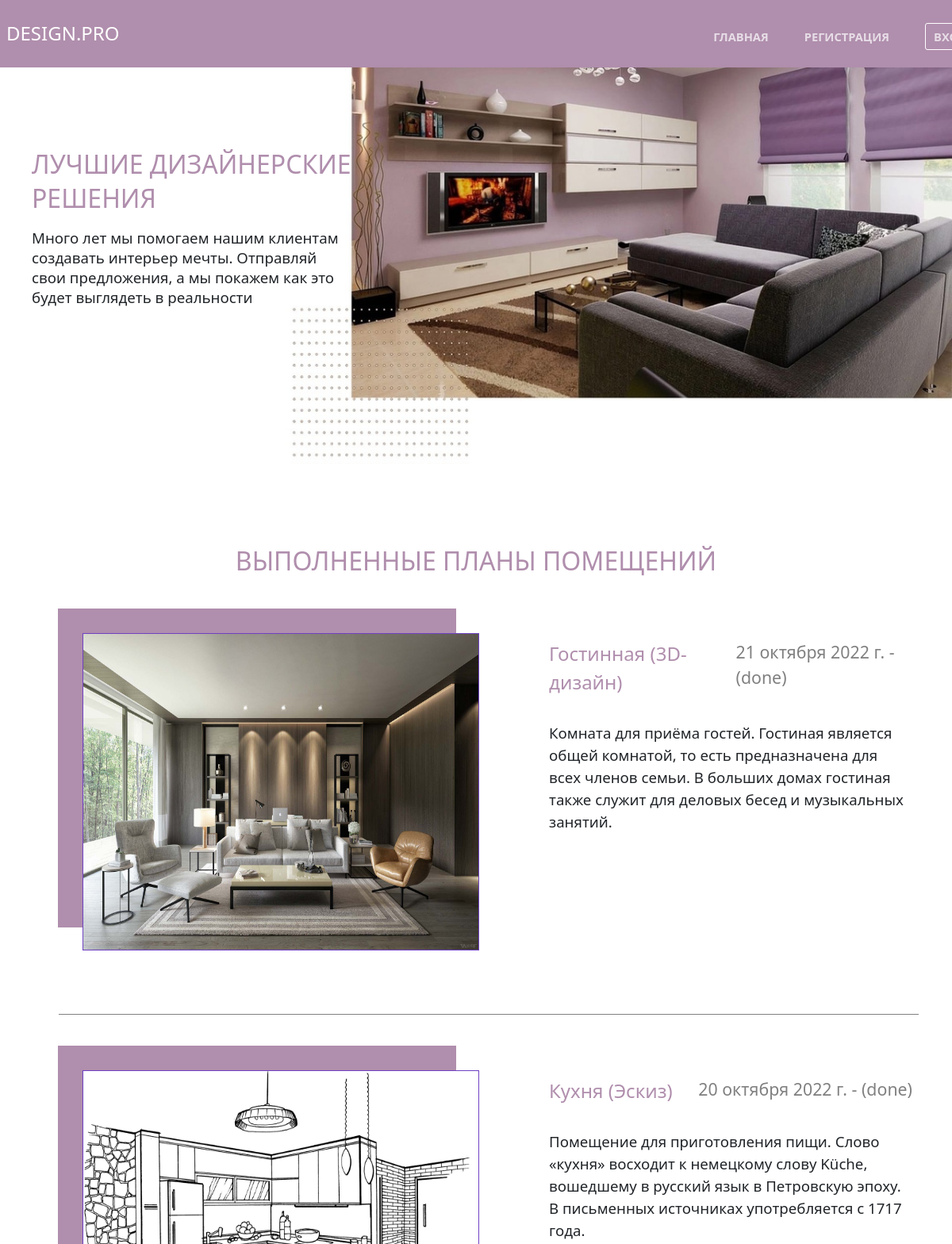
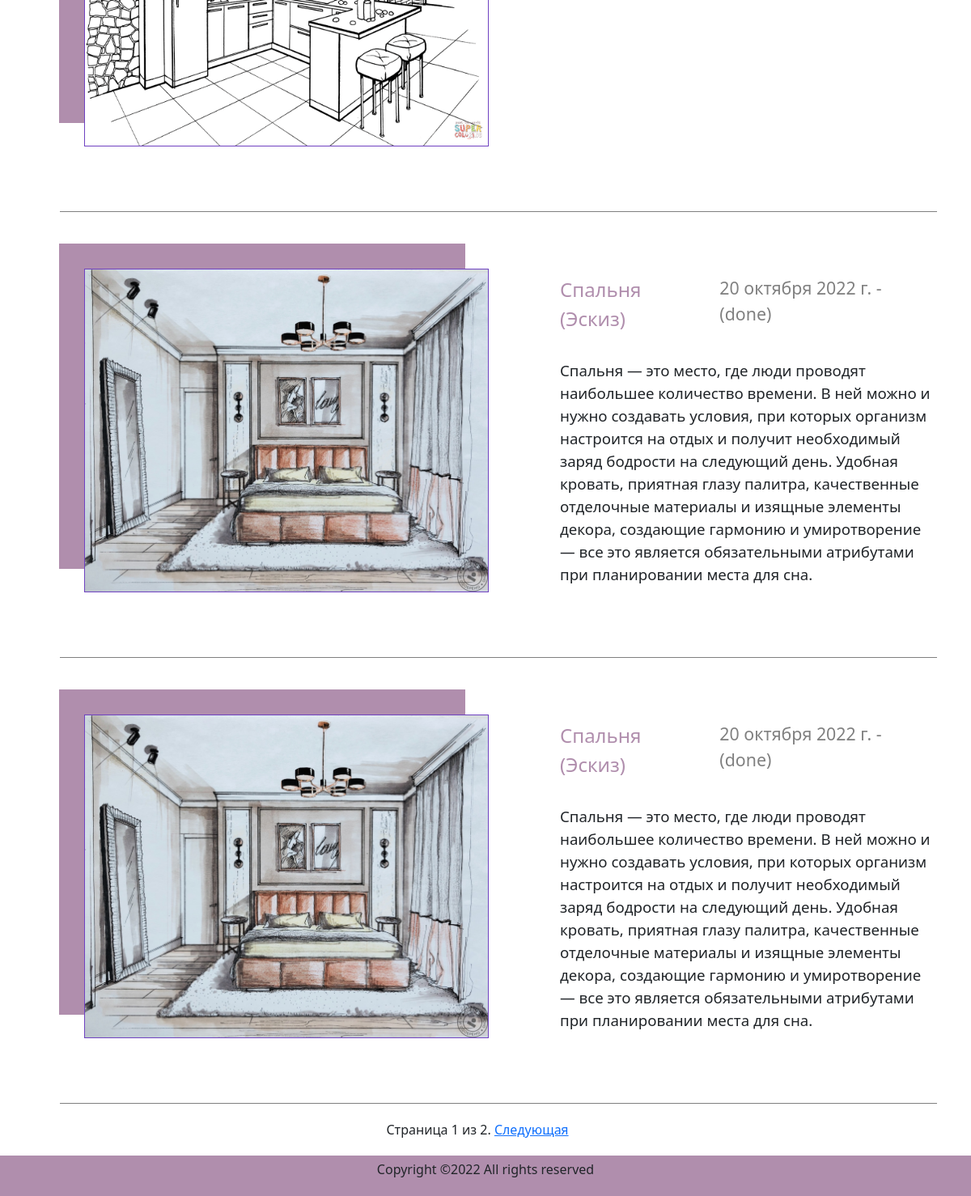
Page /catalog/ on the committed database (2 pictures, top to bottom).
### catalog/models.py (models this page shows, shortened)
class Application(models.Model):
    name = models.CharField(max_length=200, verbose_name='Название', blank=False)
    username = models.ForeignKey('User', on_delete=models.SET_NULL, null=True)
    description = models.TextField(max_length=1000, help_text='Напишите описание ', blank=False)
    categories = models.ForeignKey('Categorise', verbose_name='Категория', on_delete=models.CASCADE)
    image = models.ImageField(max_length=254, upload_to=get_name_file,
                              null=True, blank=False,
                              validators=[FileExtensionValidator(allowed_extensions=['jpg', 'jpeg', 'png', 'bmp'])])
    status = models.CharField(max_length=200, verbose_name='Статус',
                              choices=(('new', 'Новая'), ('in work', 'Принято в работу'), ('done', 'Выполнено')),
                              default='new')
    date = models.DateField(verbose_name='Дата добавления', auto_now_add=True)
    img = models.ImageField(max_length=254, upload_to=get_name_file, null=True, blank=True,
                            validators=[FileExtensionValidator(allowed_extensions=['jpg', 'jpeg', 'png', 'bmp'])])
    comment = models.TextField(max_length=1000, help_text="Комментарий", blank=True)

class Categorise(models.Model):
    name = models.CharField(max_length=200, help_text="Напишите категорию", blank=False)
    def __str__(self):
        return self.name

### catalog/views.py (the view)
# urls.py: path('', ApplicationAllListView.as_view(), name='index'),
class ApplicationAllListView(generic.ListView):
    model = Application
    template_name = 'index.html'
    paginate_by = 4
    def get_queryset(self):
        return Application.objects.filter(status='done').order_by('-date')

### templates/index.html
{% extends "base_generic.html" %}
{% block content %}
 <div><P class="zgl">Выполненные планы помещений</P></div>
  {% if application_list %}
  <ul>
   {% for application in application_list %}
                     <div class=" box-shadow content-window">
                          <div class="d-flex ">
                                <div>
                                     <img src="{{application.image.url}}">
                                </div>
                                <div>
                                    <div class="d-flex justify-content-between">
                                         <p class="p-2"> {{application.name}} ({{application.categories}})</p>
                                        <p class="p-2"> {{application.date}} - ({{application.status}})</p>
                                    </div>
                                    <p class="p-2"> {{application.description}}</p>
                                </div>
                         </div>
                    </div>
            {% endfor %}
  </ul>
 {% else %}
    <p class="zgl">Планов помещений нет</p>
  {% endif %}
{% endblock %}

### templates/base_generic.html (shortened to what this page needs)
<!DOCTYPE html>
<html lang="en">
<head>
  {% load static %}
    <link rel="stylesheet" href="{% static 'css/style.css'%}">
  <link rel="stylesheet" href="{% static 'css/bootstrap.min.css' %}">
</head>
<body>
<div class="container-fluid px-0">
    <header class="header">
            <section>
                 <h4 class="mr-md-auto p-2 text-white">DESIGN.PRO</h4>
                <nav>
                    <li><a  href="{% url 'index'  %}">ГЛАВНАЯ</a></li>
                    {% if user.is_authenticated %}
                    <li><a class="" href="{%url 'profile'%}">ЛИЧНЫЙ КАБИНЕТ</a></li>
                    <li><a class="" href="{%url 'logout'%}">ВЫХОД</a></li>
                      {% else %}
                    <li><a href="{%url 'register'%}">РЕГИСТРАЦИЯ</a></li>
                    <li><a href="{%url 'login'%}">ВХОД</a>
                    {% endif %}
               </nav>
            </section>
        </header>
       <div class="bg-white ">
       <div class="window">
                <p>ЛУЧШИЕ ДИЗАЙНЕРСКИЕ<br> РЕШЕНИЯ</p>
                <P>Много лет мы помогаем нашим клиентам<br>
                    создавать интерьер мечты. Отправляй <br>свои предложения, а мы покажем как это<br>
                будет выглядеть в реальности</P>
       </div>
   </div>
   <div class="bg-white">
       <div class="container bg-white m-auto-0">
       {% block content %}
       {% endblock %}
       </div>
   </div>
    {% block pagination %}
    {% if is_paginated %}
        <div class="pagination justify-content-center m-auto bg-white">
            <span class="page-links">
                <span class="page-current">
                    Страница {{ page_obj.number }} из {{ page_obj.paginator.num_pages }}.
                </span>
                {% if page_obj.has_next %}
                    <a href="{{ request.path }}?page={{ page_obj.next_page_number }}">Следующая</a>
                {% endif %}
            </span>
        </div>
    {% endif %}
  {% endblock %}
    <footer class="footer_part d-flex justify-content-center align-items-center ">
        <div class="copyright_part">
            <div class="container">
                <div class="row ">
                    <div class="col-lg-12">
                        <div class="copyright_text">
                            <P>
Copyright &copy;<script>document.write(new Date().getFullYear());</script> All rights reserved</P>
                        </div>
                    </div>
                </div>
            </div>
        </div>
    </footer>
</div>
</body>
</html>

### catalog/static/css/style.css (style rules this page uses)
* { margin: 0; padding: 0; }
body { background-color: #b08ead!important; }
.header { margin: 0 auto; height: 65px; width: 1230px; }
.header>section { display: flex; justify-content: space-between; margin-top: 20px; }
.header>section>nav { display: flex; align-items: center; }
.header>section>nav>li>a { margin-left: 45px; font-size: 11pt; text-decoration: none; color: rgba(255, 255, 255, 0.7); font-weight: bold; }
.header>section>nav>li:last-child>a { border: 1px solid white; padding: 6px 10px; border-radius: 3px; }
.header>section>nav>li { list-style-type: none; }
.window { width: auto; height: 500px; background-image:url(../img/11111.jpg) ; background-position-y: -150px; background-size: cover; z-index: 1; }
.window>p:first-child { color: #b08ead; font-size: 24pt; font-weight: normal ; line-height: normal; margin-left: 40px; padding-top: 100px; }
ul { margin-bottom: 0!important; }
.window>p:last-child { font-size: 14pt; margin-left: 40px; line-height: normal; }
.zgl { color: #b08ead; font-size: 24pt; font-weight: normal ; line-height: normal; padding-top: 100px; text-transform: uppercase; text-align: center; margin-bottom: 30px; }
.content-window { margin-top: 50px; border-bottom: solid 1px gray ; }
.content-window>div>div:first-child>img { background-size: cover; box-shadow: -30px -30px 0px 1px #b08ead; border: solid 1px #6f42c1; margin-left: 30px; margin-bottom: 80px; margin-top: 20px; height: 400px; width: 500px; }
.content-window>div>div:last-child>div { margin-top: 20px; margin-left: 80px; }
.content-window>div>div:last-child>div>p:first-child { color: #b08ead; font-size: 18pt; font-weight: normal ; }
.content-window>div>div:last-child>div>p:last-child { color: gray; font-size: 16pt; }
.content-window>div>div:last-child>p { margin-left: 80px; font-size: 14pt; }
.pagination { padding: 20px; }
footer { height: 50px; }

### rows in the picture
Application: image (picture), name "Гостинная", categories "3D-дизайн", date "21 октября 2022 г.", status "done", description "Комната для приёма гостей. Гостиная является общей комнатой, то есть предназначена для всех членов семьи. В больших домах гостиная также служит для деловых бесед и музыкальных занятий."
Application: image (picture), name "Кухня", categories "Эскиз", date "20 октября 2022 г.", status "done", description "Помещение для приготовления пищи. Слово «кухня» восходит к немецкому слову Küche, вошедшему в русский язык в Петровскую эпоху. В письменных источниках употребляется с 1717 года."
Application: image (picture), name "Спальня", categories "Эскиз", date "20 октября 2022 г.", status "done", description "Спальня — это место, где люди проводят наибольшее количество времени. В ней можно и нужно создавать условия, при которых организм настроится на отдых и получит необходимый заряд бодрости на следующий день. Удобная кровать, приятная глазу палитра, качественные отделочные материалы и изящные элементы декора, создающие гармонию и умиротворение — все это является обязательными атрибутами при планировании места для сна."
Application: image (picture), name "Спальня", categories "Эскиз", date "20 октября 2022 г.", status "done", description "Спальня — это место, где люди проводят наибольшее количество времени. В ней можно и нужно создавать условия, при которых организм настроится на отдых и получит необходимый заряд бодрости на следующий день. Удобная кровать, приятная глазу палитра, качественные отделочные материалы и изящные элементы декора, создающие гармонию и умиротворение — все это является обязательными атрибутами при планировании места для сна."

### other values in the picture
{{ page_obj.number }} "1"
{{ page_obj.paginator.num_pages }} "2"
